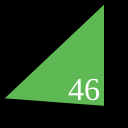
Frame 1 (no input)
Frame 60 (no input): identical to frame 1, image omitted
Frame 120 (the mouse pressed at the canvas centre since frame 60): identical to frame 1, image omitted

The p5.js sketch that drew this single still picture (run headless with seeded random() and noise() and a simulated clock; from frame 60 on, the mouse is pressed at the canvas centre):

// p5.js sketch
// ── sketch.js
function setup() {
  createCanvas(128,128);
}

function draw() {
  background(0);
  strokeWeight(4);
  fill(178, 100, 162);
  triangle(1,10,10,10,10,10);
  fill(94, 185, 84);
  triangle(0,100,106,108,106,0);
  fill(255);
  textSize(32);
  textFont("serif");
  text("46", 68, 100);
}
